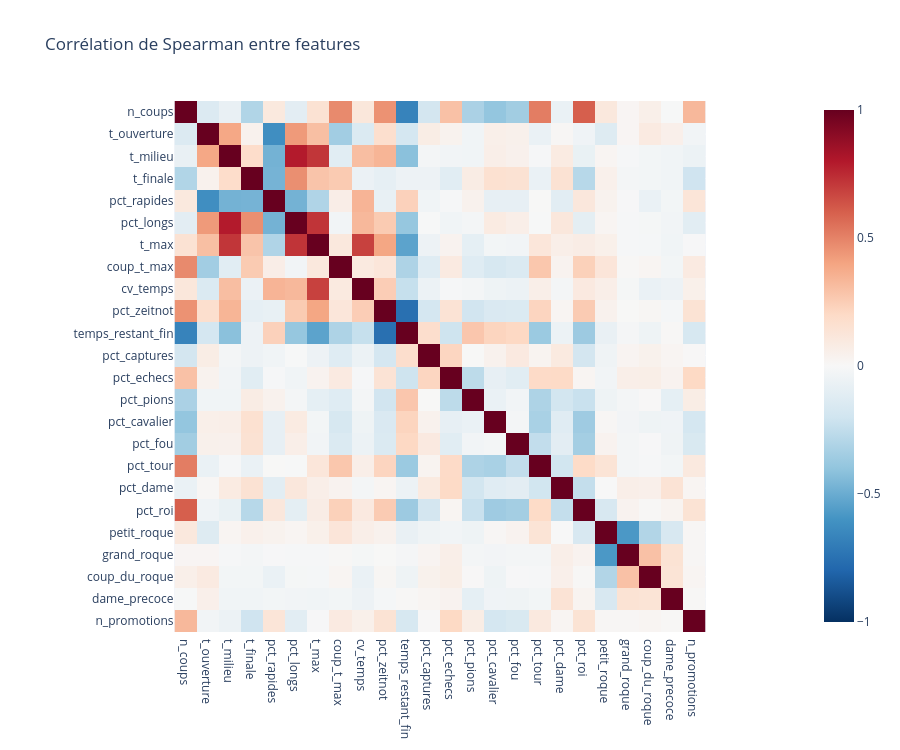

Here is the notebook cell this chart was saved with:
### Markdown cell above
## 5. Redondance entre features

Deux features très corrélées entre elles apportent à peu près la même information. Ce n'est pas grave pour un modèle
à arbres, mais ça rend une régression linéaire instable et ses coefficients illisibles. On calcule la matrice de
corrélation de Spearman entre toutes les features numériques (sur un échantillon de 200k lignes, largement suffisant).

### Code cell
feats = calcule_features(joueurs.drop("temps"))
num = feats.select((cs.numeric() | cs.boolean()) - cs.by_name("elo")).columns
ech = feats.sample(200_000, seed=0)

matrice = pl.DataFrame({
    a: [ech.select(pl.corr(pl.col(a).cast(pl.Float64), pl.col(b).cast(pl.Float64), method="spearman")).item() for b in num]
    for a in num
})
fig = px.imshow(matrice.to_numpy(), x=num, y=num, color_continuous_scale="RdBu_r", zmin=-1, zmax=1, height=750,
                title="Corrélation de Spearman entre features")
fig.show()

### Figure 1 — Plotly figure (JSON) as saved in the notebook; plotly's stock layout.template omitted (floating-point values rounded to 4 significant figures; data arrays with more than 128 entries replaced by an {"elided": "..."} marker saying what was removed)
{"data": [{"coloraxis": "coloraxis", "hovertemplate": "x: %{x}<br>y: %{y}<br>color: %{z}<extra></extra>", "name": "0", "type": "heatmap", "x": ["n_coups", "t_ouverture", "t_milieu", "t_finale", "pct_rapides", "pct_longs", "t_max", "coup_t_max", "cv_temps", "pct_zeitnot", "temps_restant_fin", "pct_captures", "pct_echecs", "pct_pions", "pct_cavalier", "pct_fou", "pct_tour", "pct_dame", "pct_roi", "petit_roque", "grand_roque", "coup_du_roque", "dame_precoce", "n_promotions"], "xaxis": "x", "y": ["n_coups", "t_ouverture", "t_milieu", "t_finale", "pct_rapides", "pct_longs", "t_max", "coup_t_max", "cv_temps", "pct_zeitnot", "temps_restant_fin", "pct_captures", "pct_echecs", "pct_pions", "pct_cavalier", "pct_fou", "pct_tour", "pct_dame", "pct_roi", "petit_roque", "grand_roque", "coup_du_roque", "dame_precoce", "n_promotions"], "yaxis": "y", "z": {"elided": "24x24 float values"}}], "layout": {"coloraxis": {"autocolorscale": false, "cmax": 1, "cmin": -1, "colorscale": [[0.0, "rgb(5,48,97)"], [0.1, "rgb(33,102,172)"], [0.2, "rgb(67,147,195)"], [0.3, "rgb(146,197,222)"], [0.4, "rgb(209,229,240)"], [0.5, "rgb(247,247,247)"], [0.6, "rgb(253,219,199)"], [0.7, "rgb(244,165,130)"], [0.8, "rgb(214,96,77)"], [0.9, "rgb(178,24,43)"], [1.0, "rgb(103,0,31)"]]}, "height": 750, "title": {"text": "Corrélation de Spearman entre features"}, "xaxis": {"anchor": "y", "constrain": "domain", "domain": [0.0, 1.0], "scaleanchor": "y"}, "yaxis": {"anchor": "x", "autorange": "reversed", "constrain": "domain", "domain": [0.0, 1.0]}}}
